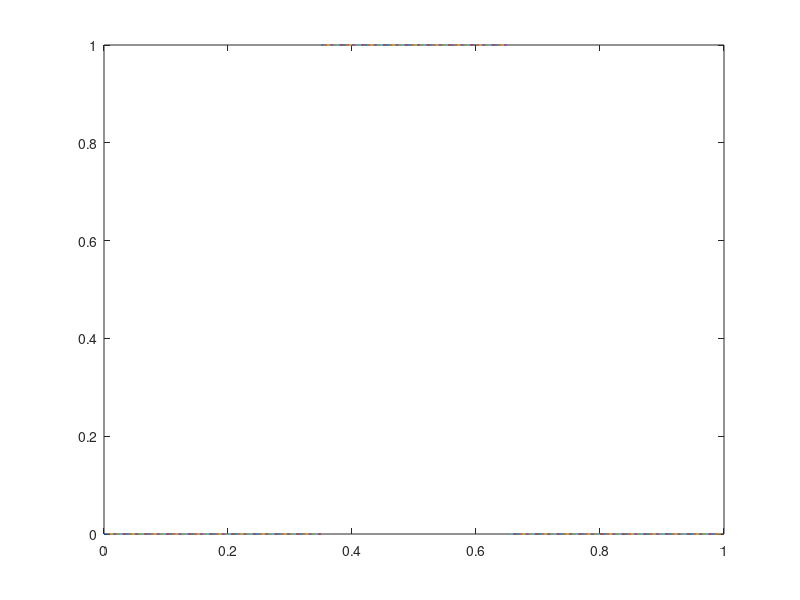

This figure's MATLAB source:
n=201;
x=linspace(0,1,n)
U0=zeros(size(1,201));
u0(1,1:70)=0;
u0(1,71:131)=1;
u0(1,131:201)=0;
u=u0(1:end-1);
plot([x(1:end-1);x(2:end)],[u;u]);
hold on
f=u.^2./2;
f_h=1/2*(f(2:end)+f(1:end-1))-((0.005/0.04)*(u(2:end)-u(1:end-1)));
f_half=[0,f_h,0];
r=[];
r=u;
for i=2:101
   for j=1:200
       r(i,j)=r(i-1,j)-0.02/0.005*(f_half(1,j+1)-f_half(1,j));
   end
f=1/2.*(r(i,:)).^2;
f_h=1/2*(f(2:end)+f(1:end-1))-((0.005/0.04)*(u(2:end)-u(1:end-1)));
f_half=[0,f_h,0];
end
plot([x(1:end-1);x(2:end)],[r(101,:);r(101,:)])